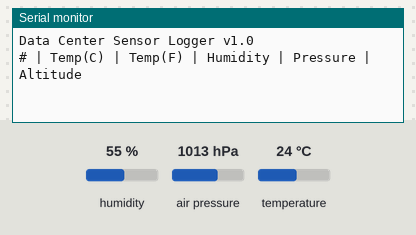
A sketch run on a simulated Arduino Uno, built with avr-gcc and run on an emulated ATmega328P. On the bench: the last lines printed to the serial monitor. The inputs (shaded band) are chosen by the test bench; at power-on: humidity 55 %, air pressure 1013 hPa, temperature 24 °C.

Above: at 2.2 s.
2.3 s: humidity set to 41 %
At 5.0 s:
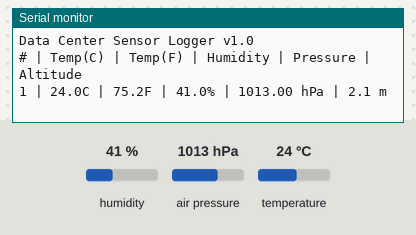
8.5 s: humidity set to 38 %
At 10.9 s:
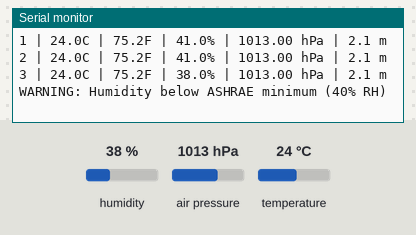
Timing chart, 0 to 12.4 s (numbered marks = the images above; inputs shaded):
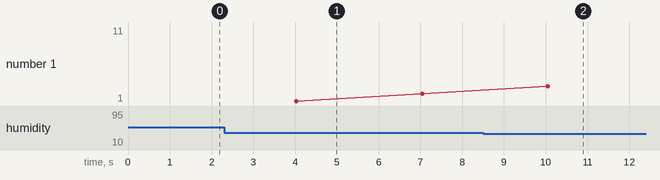

Measured:
- the behaviour switches between 40 and 39 % on humidity (found by bisection; images 1 and 2)
- after the input at 2.3 s, the serial monitor: prints a new line after 1.7 s (image 1)
- after the input at 8.5 s, the serial monitor: prints a new line after 1.6 s (image 2)

The sketch:

data_center_environmental_sensor_logger.ino
```cpp
// Data Center Environmental Sensor Logger
// Sensors: DHT22 (Temp + Humidity) + BMP280 (Pressure + Temp)
#include <Wire.h>
#include <DHT.h>
#include <Adafruit_BMP280.h>

#define DHT_PIN 2
#define DHT_TYPE DHT22
#define BMP280_ADDR 0x76

DHT dht(DHT_PIN, DHT_TYPE);
Adafruit_BMP280 bmp;
int readingNumber = 0;

void setup() {
  Serial.begin(9600);
  delay(1000);
  Serial.println("Data Center Sensor Logger v1.0");
  dht.begin();
  if (!bmp.begin(BMP280_ADDR)) {
    Serial.println("[ERROR] BMP280 not found! Check wiring.");
    while (1) delay(500);
  }
  bmp.setSampling(Adafruit_BMP280::MODE_NORMAL,
                  Adafruit_BMP280::SAMPLING_X2,
                  Adafruit_BMP280::SAMPLING_X16,
                  Adafruit_BMP280::FILTER_X16,
                  Adafruit_BMP280::STANDBY_MS_500);
  Serial.println("# | Temp(C) | Temp(F) | Humidity | Pressure | Altitude");
}

void loop() {
  delay(3000);
  readingNumber++;
  float humidity = dht.readHumidity();
  float tempC = dht.readTemperature();
  float tempF = dht.readTemperature(true);
  float pressureHPa = bmp.readPressure() / 100.0F;
  float altitudeM = bmp.readAltitude(1013.25);

  if (isnan(humidity) || isnan(tempC)) {
    Serial.println("[ERROR] DHT22 failed to read. Check wiring!");
    return;
  }

  Serial.print(readingNumber);
  Serial.print(" | ");
  Serial.print(tempC, 1);
  Serial.print("C | ");
  Serial.print(tempF, 1);
  Serial.print("F | ");
  Serial.print(humidity, 1);
  Serial.print("% | ");
  Serial.print(pressureHPa, 2);
  Serial.print(" hPa | ");
  Serial.print(altitudeM, 1);
  Serial.println(" m");

  if (tempC > 27.0) Serial.println("WARNING: Above ASHRAE recommended max inlet temp (27C)");
  if (humidity < 40.0) Serial.println("WARNING: Humidity below ASHRAE minimum (40% RH)");
  if (humidity > 60.0) Serial.println("WARNING: Humidity above ASHRAE maximum (60% RH)");
}
```
